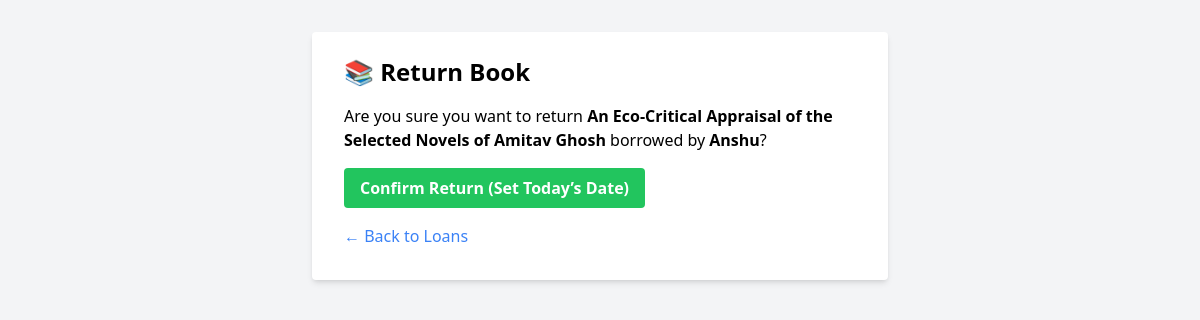
The app's page /loans/6/return/ with its own data.
### liberary_management/models.py (models this page shows, shortened)
class Loan(models.Model):
    STATUS_CHOICES = [
        ('borrowed', 'Borrowed'),
        ('returned', 'Returned'),
    ]
    book = models.ForeignKey(Book, on_delete=models.CASCADE)
    member = models.ForeignKey(Member, on_delete=models.CASCADE)
    loan_date = models.DateField(auto_now_add=True)
    due_date = models.DateField(blank=True)
    return_date = models.DateField(blank=True, null=True)
    status = models.CharField(max_length=10, choices=STATUS_CHOICES, default='borrowed')

class Book(models.Model):
    title = models.CharField(max_length=255)
    author = models.CharField(max_length=255)
    isbn = models.CharField(max_length=20, unique=True, blank=True, null=True)
    category = models.CharField(max_length=100, blank=True, null=True)
    publication_year = models.PositiveIntegerField(blank=True, null=True)
    copies_total = models.IntegerField(default=1)
    copies_available = models.IntegerField(default=1)
    def __str__(self):
        return self.title

class Member(models.Model):
    name = models.CharField(max_length=255)
    email = models.EmailField(unique=True)
    phone = models.CharField(max_length=20, blank=True, null=True)
    address = models.TextField(blank=True, null=True)
    def __str__(self):
        return self.name

### liberary_management/views.py (the view, shortened to what this page needs)
# urls.py: path('loans/<int:pk>/return/', views.LoanReturnView.as_view(), name='loan_return'),
class LoanReturnView(UpdateView):
    model = Loan
    fields = []
    template_name = 'loans/return.html'
    success_url = reverse_lazy("loan_list")

### liberary_management/templates/loans/return.html (shortened to what this page needs)
<!DOCTYPE html>
<html lang="en">
<head>
  <script src="https://cdn.tailwindcss.com"></script>
</head>
<body class="bg-gray-100 p-8">
  <div class="max-w-xl mx-auto bg-white shadow-md rounded px-8 pt-6 pb-8 mb-4">
    <h2 class="text-2xl font-bold mb-4">📚 Return Book</h2>
    <p class="mb-4">Are you sure you want to return <strong>{{ object.book }}</strong> borrowed by <strong>{{ object.member }}</strong>?</p>
    <form method="post">
      <button type="submit" class="bg-green-500 hover:bg-green-600 text-white font-bold py-2 px-4 rounded">
        Confirm Return (Set Today’s Date)
      </button>
    </form>
    <a href="{% url 'loan_list' %}" class="text-blue-500 hover:underline mt-4 inline-block">← Back to Loans</a>
  </div>
</body>
</html>

### records on screen
Loan: book "An Eco-Critical Appraisal of the Selected Novels of Amitav Ghosh", member "Anshu"
